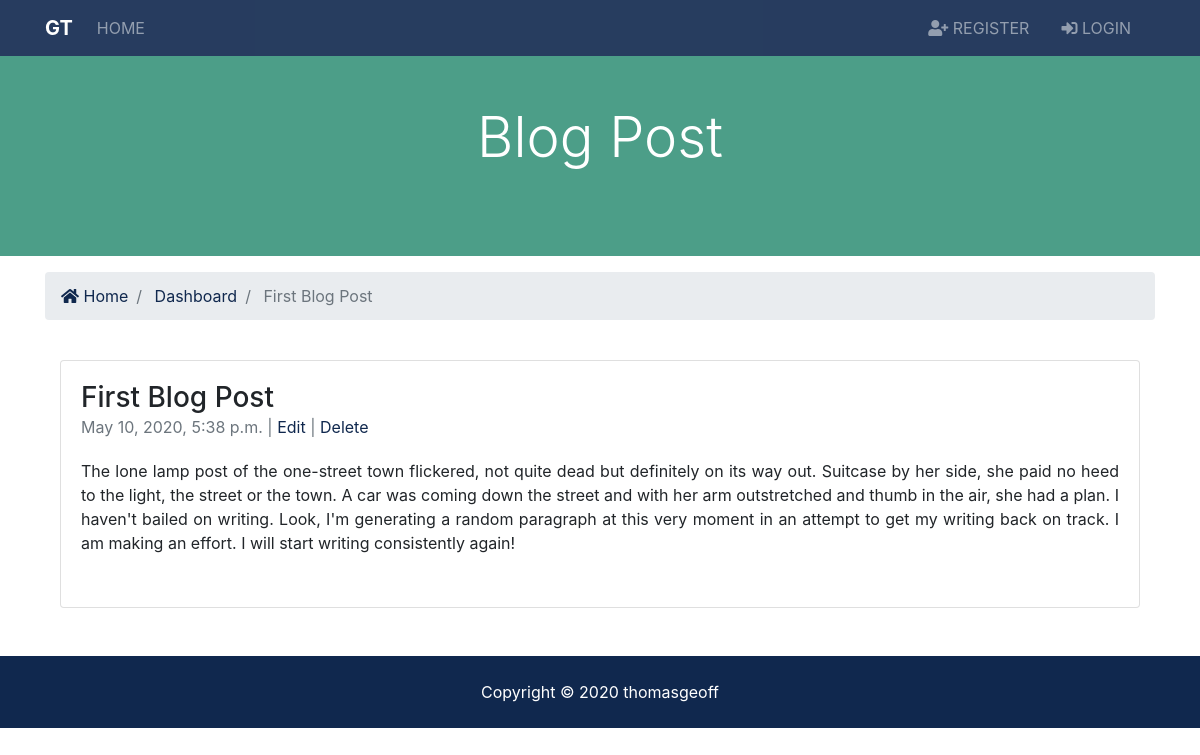
The app's page /article/1/ with its own data.
### BLOG_POSTS/models.py (models this page shows, shortened)
class Post(models.Model):
    title = models.CharField(max_length=255)
    author = models.CharField(max_length=255)
    body = models.TextField(blank=True)
    post_date = models.DateTimeField(default=datetime.now, blank=True)
    user_id = models.IntegerField(blank=True)

### BLOG_POSTS/views.py (the view)
# urls.py: path('article/<int:pk>/', views.PostList.as_view(), name='postlist'),
class PostList(DetailView):
    model = Post
    template_name = 'BLOG_POSTS/POST_LIST.html'

### template/BLOG_POSTS/POST_LIST.html (shortened to what this page needs)
{% extends 'base.html' %}
{% block content%}
<section id="showcase-inner" class="py-5 text-white">
    <div class="container">
      <div class="row text-center">
        <div class="col-md-12">
          <h1 class="display-4">Blog Post</h1>
        </div>
      </div>
    </div>
  </section>
  <section id="bc" class="mt-3">
    <div class="container">
      <nav aria-label="breadcrumb">
        <ol class="breadcrumb">
          <li class="breadcrumb-item">
            <a href="{% url 'index' %}">
              <i class="fas fa-home"></i> Home</a>
          </li>
            <li class="breadcrumb-item active"> <a href="{% url 'dashboard' %}">Dashboard</a></li>
          <li class="breadcrumb-item active"> {{ post.title }}</li>
        </ol>
      </nav>
    </div>
  </section>
<section id="dashboard" class="py-4">
    <div class="container">
          <div class="col-md-12">
              <div align="center" class="card flex-md-row mb-4 box-shadow h-md-250">
                      <div class="card-body d-flex flex-column align-items-start">
                        <h3 class="mb-0">
                            {{ post.title }}
                        </h3>
                          <div class="mb-1 text-muted">{{ post.post_date}} |<a href="{% url 'postedit' post.pk %}"> Edit </a>|<a href="{% url 'postdelete' post.pk %}"> Delete</a></div>
                        <p class="card-text-justify">{{ post.body | linebreaks}}</p>
                      </div>
              </div>
          </div>
      </div>
</section>
{% endblock %}

### static/css/all.css (style rules this page uses)
.fa, .fas, .far, .fal, .fab { -moz-osx-font-smoothing: grayscale; -webkit-font-smoothing: antialiased; display: inline-block; font-style: normal; font-variant: normal; text-rendering: auto; line-height: 1; }
.fa-home:before { content: "\f015"; }
.fa, .fas { font-family: 'Font Awesome 5 Free'; font-weight: 900; }

### static/css/style.css (style rules this page uses)
#showcase-inner { background: url(../img/building.jpg) no-repeat top center fixed/cover; position: relative; overflow: hidden; min-height: 200px; }
#showcase-inner::before { content: ''; position: absolute; top: 0; left: 0; min-height: 100%; width: 100%; background: rgba(32, 134, 107, 0.8); }

### records on screen
Post: title "First Blog Post", post_date "May 10, 2020, 5:38 p.m.", body "The lone lamp post of the one-street town flickered, not quite dead but definitely on its way out. Suitcase by her side, she paid no heed to the light, the street or the town. A car was coming down the street and with her arm outstretched and thumb in the air, she had a plan. I haven't bailed on writing. Look, I'm generating a random paragraph at this very moment in an attempt to get my writing back on track. I am making an effort. I will start writing consistently again!"
